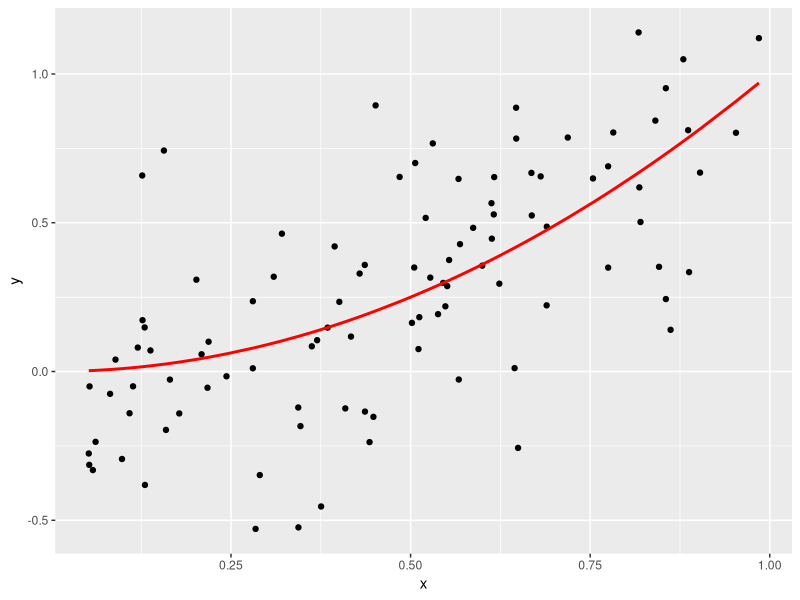
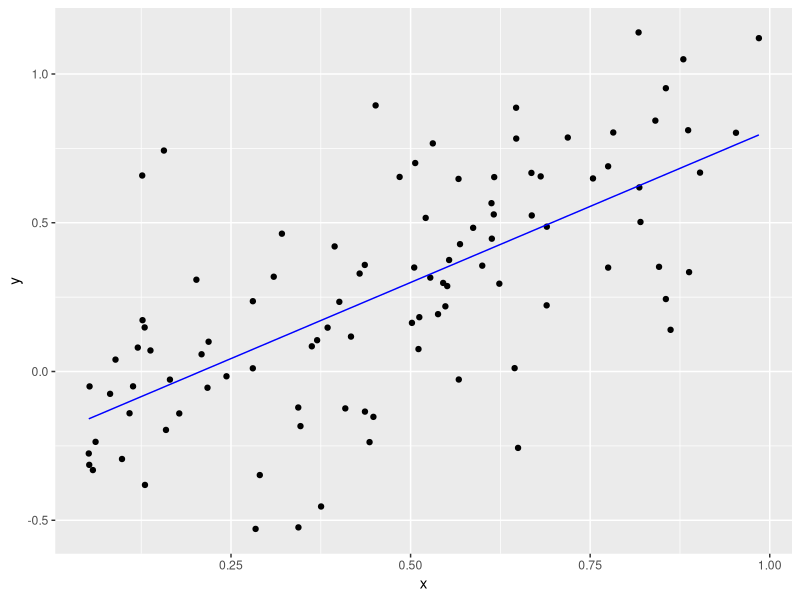

These figures' R source, in order:
# Setup -------------------------------------------------------------------
library(tidyverse)
library(broom)

# Let these be:
# -true function f(x) for a one-dimensional predictor x
# -the standard deviation of the true epsilon i.e. the noise
f <- function(x) {
  x^2
}
sigma <- 0.3

# This function generates a random sample. Random in terms of both
# -the predictor x
# -the amount of noise eps
generate_sample <- function(f, n_sim, sigma) {
  data_frame(
    x = runif(n = n_sim, min = 0, max = 1),
    f_x = f(x),
    eps = rnorm(n = n_sim, mean = 0, sd = sigma),
    y = f_x + eps
  )
}



# Generate Training Data via Sampling -------------------------------------
train_data <- generate_sample(f, n_sim = 100, sigma = sigma)

# The true model f(x) is in red. We observe points (x,y). Here we are pretending
# to know the exact break down of y into f(x) and eps
ggplot(train_data, aes(x=x)) +
  geom_point(aes(y=y)) +
  geom_line(aes(y=f_x), col="red", size=1)

# In a realistic situation, we only know x & y, not f(x) & eps. So we should
# remove them
train_data <- train_data %>%
  select(x, y)



# Generate Test Data, Fit Model, and Get Predictions -------------------

# 1. Generate test data via sampling. Recall in test data, we only have the
# predictors x:
test_data <- generate_sample(f, n_sim = 100, sigma = sigma) %>%
  select(x)

# 2. Fit Model: Simple linear regression
model <- lm(y ~ x, data = train_data)
train_data_augmented <- model %>%
  augment() %>%
  tbl_df()
# Plot fitted model to training data
ggplot(data=train_data_augmented, aes(x=x)) +
  geom_point(aes(y=y)) +
  geom_line(aes(y=.fitted), col="blue")

# 3. Get Predictions
# Note: we use augment(newdata=BLAH) here, since it works. This is equivalent
# to using the predict() function.
predictions <- model %>%
  augment(newdata=test_data) %>%
  tbl_df() %>%
  .[[".fitted"]]



# Main For Loop -------------------------------------------------
set.seed(76)
n_sim <- 10000

# Create new test data: a single point
x0 <- 0.95
test_data <- data_frame(x=x0)

# Save predictions here
predictions <- rep(0, n_sim)

for(i in 1:n_sim) {
  # FILL THIS IN:
  
  train_data_loop <- generate_sample(f, n_sim = 100, sigma = sigma)
  model_loop <- lm(y ~ x, data = train_data_loop)
  predictions_loop <- model_loop %>%
    augment(newdata=test_data)
  predictions[i] <- predictions_loop$.fitted

  if(i %% 100 == 0){
    print(i)
  }
}

# Pull the Curtain! Reveal truth: i.e. show all components we really know, but
# pretended not to:
set.seed(76)
truth <- data_frame(
  x = rep(x0, n_sim),
  f_x = f(x),
  eps = rnorm(n = n_sim, mean = 0, sd = 0.3),
  y = f_x + eps
  )

# Add predictions
truth <- truth %>%
  mutate(y_hat=predictions)

# Compute MSE, (Avg Bias of f_hat)^2, Variance of f_hat, sigma^2:
# FILL THIS IN:

MSE<-mean((truth$y-truth$y_hat)^2)
Avg_Bias_sq <- (mean(truth$y_hat-truth$y))^2
Var_f_hat <- var(truth$y_hat)
Sigma_sq <- var(truth$eps)
MSE_estimate <- sum(Avg_Bias_sq, Var_f_hat, Sigma_sq)
